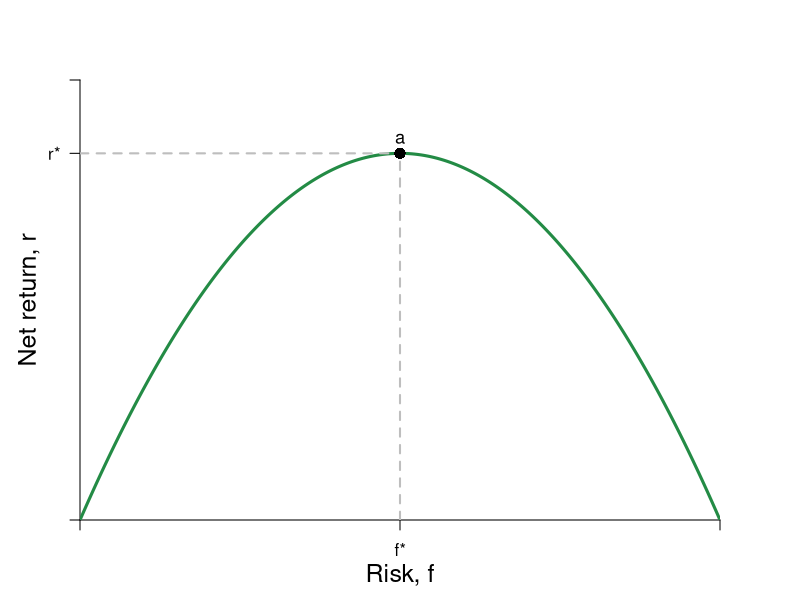

R code for this plot:
#Graph Designer: Simon Halliday
#Authors: Bowles, Foley and Halliday
#Title: Coordination, Conflict and Competition: A Text in Microeconomics

library(shape)
pdf(file = "credit/return_maximization.pdf", width = 8, height = 6)

#Set parameters for graphics
axislabelsize <- 1.5
labelsize <- 1.1
graphlinewidth <- 3
segmentlinewidth <- 2

COL <- c("#7fc97f", "#beaed4", "#fdc086", "#ffff99", "#386cb0", "#f0027f", "#bf5b17", "#666666")
COLA <- c("#e0f3db", "#99d8c9","#66c2a4","#41ae76", "#238b45", "#005824")
COLB <- c("#c6dbef", "#4eb3d3", "#2b8cbe", "#0868ac","#084081")

#Edited the margins to cater for the larger LHS labels
par(mar =  c(4, 4, 4, 4))

return <- function(f, mu = 5){
  mu*f*(1 - f)
}

indiffA <- function(x, alpha = 0.7, uA = 4) {
  (uA / x^alpha)^(1/(1 - alpha))
}

trsline <- function(x, constant = 10, slope = 4){
  constant - (slope)*x
}

ff <- function(x, c = 12, s = 1/3){
  c - s*x
}

xlims <- c(0, 1)
ylims <- c(0, 1.5)

npts <- 501 
x <- seq(xlims[1], xlims[2], length.out = npts)
y <- seq(ylims[1], ylims[2], length.out = npts) 
a <- c(2, 4, 6)

plot(0, 0, xlim = xlims, ylim = ylims, type = "n",
     xlab = expression(paste("")),
     ylab = expression(paste("")), 
     xaxt = "n", 
     yaxt = "n", 
     cex.lab = axislabelsize, 
     bty = "n", 
     xaxs="i", 
     yaxs="i"
)


# ticksy <- seq(from = 0, to = ylims[2], by = 1)
# ylabels <- seq(from = 0, to = ylims[2], by = 1)
# ticksx <- seq(from = 0, to = xlims[2], by = 1)
# xlabels <- seq(from = 0, to = xlims[2], by = 1)
ticksy <- c(ylims[1], return(f= 0.5), ylims[2])
ylabels <- c(NA, expression(paste(r,"*")), NA)
ticksx <- c(xlims[1], 0.5, xlims[2])
xlabels <- c(NA, expression(paste(f,"*")), NA)

axis(1, at = ticksx, pos = 0, labels = xlabels)
axis(2, at = ticksy, pos = 0, labels = ylabels, las = 1)

npts <- 500 
xx1 <- seq(xlims[1], xlims[2], length.out = npts)
xx2 <- seq(0, xlims[2], length.out = npts)
xx3 <- seq(1.5, 2.5, length.out = npts)
xx4 <- seq(3, 5, length.out = npts)
xx5 <- seq(7, 9, length.out = npts)

#Draw the graphs
lines(xx1, return(xx1), col = COLA[5], lwd = graphlinewidth)
#lines(xx1, indiffA(xx1, alpha = 0.5, uA = 4), col = COLB[5], lwd = graphlinewidth)
#lines(xx1, ff(xx1, c = 9, s = 1.34), col = COL[3], lwd = graphlinewidth)
# lines(xx3, trsline(xx3, constant = 16), col = "gray", lty = 2, lwd = graphlinewidth)
# lines(xx4, trsline(xx4, constant = 8, slope = 1), col = "gray", lty = 2, lwd = graphlinewidth)
# lines(xx5, trsline(xx5, constant = 4, slope = 0.25), col = "gray", lty = 2, lwd = graphlinewidth)
#lines(xx4, mcline(xx4, constant = totalcost(x = 3, c0 = 2, c1 = 0.05, c2 = 0.05) - 3*marginalcost(x = 3, c1 = 0.05, c2 = 0.05), slope = marginalcost(x = 3, c1 = 0.05, c2 = 0.05)), col = "gray", lty = 2, lwd = graphlinewidth)



#Label the feasible frontier
# text(3.2, 1, expression("Feasible Frontier"), cex = labelsize)
# text(3.2, 0.5, expression("(production possibilities frontier)"), cex = labelsize)
# Arrows(4.35, 0.95, 8.1, 0.95, col = "black", lty = 1, lwd = 2, arr.type = "triangle", arr.lwd = 0.5)

#Axis labels
mtext(expression(paste("Risk, ", f)), side = 1, line = 2.5, cex = axislabelsize)
text(-0.08, 0.5*(ylims[2]), expression(paste("Net return, ", r)), xpd = TRUE, cex = axislabelsize, srt = 90) 


# contour(x, y, 
#         outer(x, y, uFn),
#         drawlabels = FALSE,
#         col = COLB[3],
#         lwd = graphlinewidth,
#         levels = a, 
#         xaxs="i", 
#         yaxs="i", 
#         add = TRUE)


#Label the indifference curves
# text(9, 1, expression(paste("Lily's, ", u[1]^L)), cex = labelsize)
# text(9, 2.3, expression(paste("Peyton's, ", u[1]^P)), cex = labelsize)

# text(8, 4, expression(paste(trs(l,k) == frac(2,8), phantom() == 0.25)), cex = labelsize)
# Arrows(8, 3.6, 8, 2.4, col = "black", lty = 1, lwd = 2, arr.type = "triangle", arr.lwd = 0.5)
# 
# text(4, 6, expression(paste(trs(l,k) == frac(4,4), phantom()==1)), cex = labelsize)
# Arrows(4, 5.6, 4, 4.4, col = "black", lty = 1, lwd = 2, arr.type = "triangle", arr.lwd = 0.5)
# 
# text(4, 8, expression(paste(trs(l,k) == frac(8,2), phantom() == 4)), cex = labelsize)
# Arrows(3.05, 8, 2.3, 8, col = "black", lty = 1, lwd = 2, arr.type = "triangle", arr.lwd = 0.5)


#Label feasible and infeasible
#text(8, 9, expression(paste(trs(l,k) == frac(x[l], x[k]), phantom() == frac(mp[l], mp[k]), phantom() == -frac(dk,dl))), cex = labelsize)
#text(3, 2.5, expression(paste("with plan ", (list(x, l, k)) )), cex = labelsize)

# text(8, 8.5, expression(paste("Production set:")), cex = labelsize)
# text(8, 8, expression(paste(x = bar(x), " feasible")), cex = labelsize)
# text(8, 7.5, expression(paste("with plan ", (list(x, l, k)) )), cex = labelsize)

#text(9.5, 3.15, expression(u[2]^A), cex = labelsize)
#text(9.5, 5.85, expression(u[3]^A), cex = labelsize)


# segments(0, 8, 2.9705, 8, lty = 2, col = "gray" , lwd = segmentlinewidth)
# segments(2.9705, 0, 2.9705, 8, lty = 2, col = "gray" , lwd = segmentlinewidth)
# segments(2, 0, 2, 8, lty = 2, col = "gray" , lwd = segmentlinewidth)
# segments(4, 0, 4, 4, lty = 2, col = "gray" , lwd = segmentlinewidth)
# segments(0, 4, 4, 4, lty = 2, col = "gray" , lwd = segmentlinewidth)
# 
# 
segments(0.5, 0, 0.5, return(0.5), lty = 2, col = "gray" , lwd = segmentlinewidth)
segments(0, return(0.5), 0.5, return(0.5), lty = 2, col = "gray" , lwd = segmentlinewidth)

# 
# segments(8, 0, 8,indiffA(x = 8)  , lty = 2, col = "gray" , lwd = segmentlinewidth)
# segments(0, indiffA(x = 8) , 8,indiffA(x = 8)  , lty = 2, col = "gray" , lwd = segmentlinewidth)

#Annotate points (4,4),(2,8),(8,2) on feasibility frontier
text(0.5, return(0.5) + 0.05, expression(paste(a)), cex = labelsize)
points(0.5, return(0.5), pch = 16, col = "black", cex = 1.5)



dev.off()
